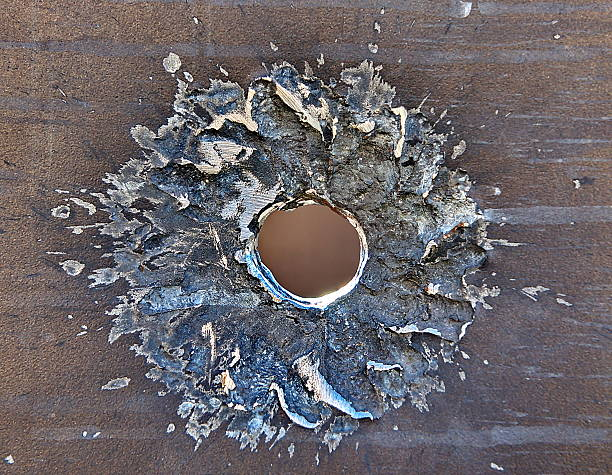
#> input picture HackX/hackx/bullet_hole.jpg, 612 x 475 px
$ python project_v1.py
#> lines starting #> are read from the running program, lines starting #| are printed output that depends on the picture; after the words box and inside, x2 and y2 are one past the last pixel; in counts of white or black regions, pixels touching at a corner belong together
#> further down, image is the input picture: shape (475, 612, 3); mean B, G, R 105.8, 101.5, 107
import cv2
import numpy as np

def measure_bullet_angle(image):
  """Measures the angle at which a bullet was fired through glass.

  Args:
    image: A numpy array representing the image of the bullet hole in glass.

  Returns:
    A float representing the angle at which the bullet was fired, in degrees.
  """

  # Convert the image to grayscale.
  gray = cv2.cvtColor(image, cv2.COLOR_BGR2GRAY)
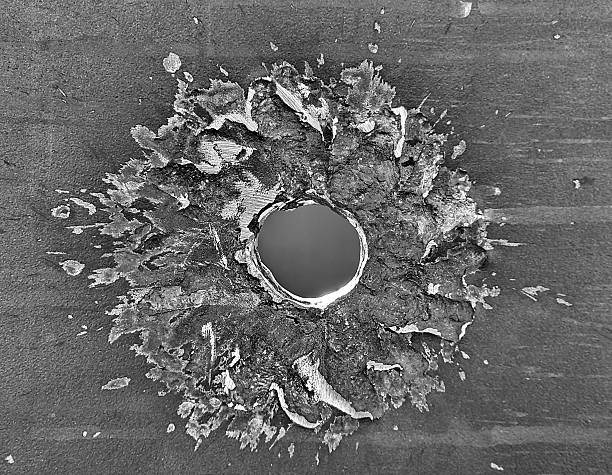
#> gray: shape (475, 612); min 0, max 255, mean 103.7

  # Find the edges of the bullet hole.
  edges = cv2.Canny(gray, 50, 150)
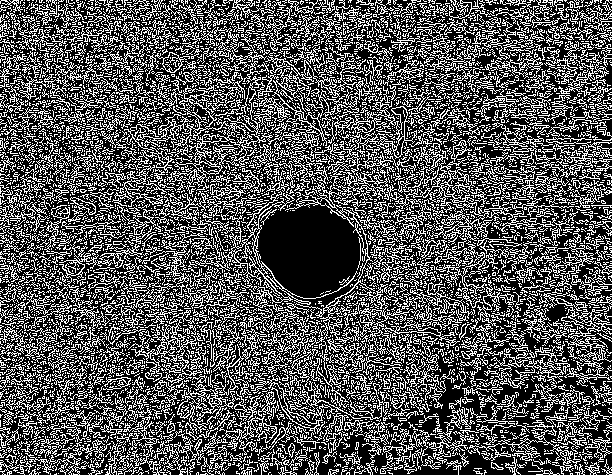
#> edges: shape (475, 612); 33.5% white in thin lines or dots

  # Find the contours of the bullet hole.
  contours = cv2.findContours(edges, cv2.RETR_EXTERNAL, cv2.CHAIN_APPROX_SIMPLE)
#> contours = 5431 contours, 5109 with area under 20; largest, box (x1, y1, x2, y2) and area: (167, 73, 253, 197) 2004, (224, 56, 340, 146) 1886, (191, 191, 358, 312) 1572, (394, 159, 524, 249) 1073, (331, 96, 417, 159) 1070

  # Find the largest contour.
#> (the run stopped early here; a loop or call above may not have finished)
